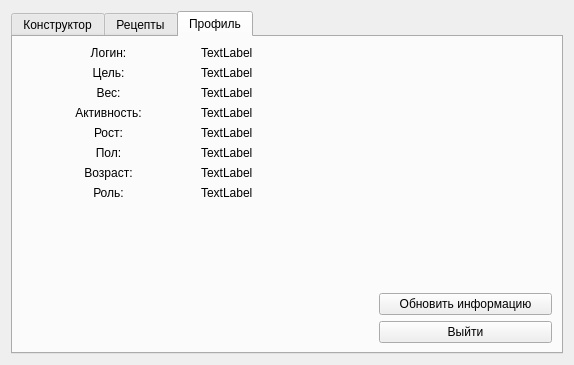
<?xml version="1.0" encoding="UTF-8"?>
<ui version="4.0">
 <class>Constructor</class>
 <widget class="QWidget" name="Constructor">
  <property name="geometry">
   <rect>
    <x>0</x>
    <y>0</y>
    <width>422</width>
    <height>365</height>
   </rect>
  </property>
  <property name="windowTitle">
   <string>Form</string>
  </property>
  <layout class="QVBoxLayout" name="verticalLayout_9">
   <item>
    <widget class="QTabWidget" name="tabWidget">
     <property name="currentIndex">
      <number>2</number>
     </property>
     <widget class="QWidget" name="tab">
      <attribute name="title">
       <string>Конструктор</string>
      </attribute>
      <layout class="QHBoxLayout" name="horizontalLayout_5">
       <item>
        <layout class="QHBoxLayout" name="horizontalLayout_4">
         <item>
          <layout class="QVBoxLayout" name="verticalLayout_7">
           <item>
            <widget class="QTableView" name="tableView"/>
           </item>
           <item>
            <spacer name="verticalSpacer_3">
             <property name="orientation">
              <enum>Qt::Vertical</enum>
             </property>
             <property name="sizeHint" stdset="0">
              <size>
               <width>20</width>
               <height>40</height>
              </size>
             </property>
            </spacer>
           </item>
           <item>
            <layout class="QHBoxLayout" name="horizontalLayout_3">
             <item>
              <widget class="QPushButton" name="pushButton_3">
               <property name="text">
                <string>Сгенерировать рацион</string>
               </property>
              </widget>
             </item>
             <item>
              <widget class="QPushButton" name="pushButton_4">
               <property name="text">
                <string>Сохранить в Избранное</string>
               </property>
              </widget>
             </item>
            </layout>
           </item>
          </layout>
         </item>
         <item>
          <widget class="QScrollArea" name="scrollArea">
           <property name="sizePolicy">
            <sizepolicy hsizetype="Minimum" vsizetype="Expanding">
             <horstretch>0</horstretch>
             <verstretch>0</verstretch>
            </sizepolicy>
           </property>
           <property name="minimumSize">
            <size>
             <width>240</width>
             <height>0</height>
            </size>
           </property>
           <property name="widgetResizable">
            <bool>true</bool>
           </property>
           <widget class="QWidget" name="scrollAreaWidgetContents">
            <property name="geometry">
             <rect>
              <x>0</x>
              <y>0</y>
              <width>228</width>
              <height>397</height>
             </rect>
            </property>
            <layout class="QVBoxLayout" name="verticalLayout_10">
             <item>
              <layout class="QVBoxLayout" name="verticalLayout_8">
               <item>
                <widget class="QLabel" name="label_17">
                 <property name="sizePolicy">
                  <sizepolicy hsizetype="Minimum" vsizetype="Preferred">
                   <horstretch>0</horstretch>
                   <verstretch>0</verstretch>
                  </sizepolicy>
                 </property>
                 <property name="minimumSize">
                  <size>
                   <width>180</width>
                   <height>0</height>
                  </size>
                 </property>
                 <property name="baseSize">
                  <size>
                   <width>140</width>
                   <height>0</height>
                  </size>
                 </property>
                 <property name="font">
                  <font>
                   <pointsize>11</pointsize>
                   <bold>true</bold>
                  </font>
                 </property>
                 <property name="text">
                  <string>Тут будет название рецепта</string>
                 </property>
                </widget>
               </item>
               <item>
                <widget class="QLabel" name="label_18">
                 <property name="font">
                  <font>
                   <italic>true</italic>
                   <underline>true</underline>
                  </font>
                 </property>
                 <property name="text">
                  <string>Ингридиенты</string>
                 </property>
                </widget>
               </item>
               <item>
                <widget class="QListView" name="listView">
                 <property name="sizePolicy">
                  <sizepolicy hsizetype="Minimum" vsizetype="Expanding">
                   <horstretch>0</horstretch>
                   <verstretch>0</verstretch>
                  </sizepolicy>
                 </property>
                 <property name="minimumSize">
                  <size>
                   <width>140</width>
                   <height>0</height>
                  </size>
                 </property>
                </widget>
               </item>
               <item>
                <widget class="QLabel" name="label_19">
                 <property name="text">
                  <string>Картинка</string>
                 </property>
                </widget>
               </item>
               <item>
                <widget class="QLabel" name="label_20">
                 <property name="font">
                  <font>
                   <italic>true</italic>
                   <underline>true</underline>
                  </font>
                 </property>
                 <property name="text">
                  <string>Способ приготовления</string>
                 </property>
                </widget>
               </item>
               <item>
                <widget class="QLabel" name="label_21">
                 <property name="sizePolicy">
                  <sizepolicy hsizetype="Minimum" vsizetype="Preferred">
                   <horstretch>0</horstretch>
                   <verstretch>0</verstretch>
                  </sizepolicy>
                 </property>
                 <property name="minimumSize">
                  <size>
                   <width>140</width>
                   <height>0</height>
                  </size>
                 </property>
                 <property name="text">
                  <string>Много-много текста
 Lorem ipsum dolor sit amet, consectetur adipiscing elit, sed do eiusmod tempor incididunt ut labore et dolore magna aliqua. Ut enim ad minim veniam, quis nostrud exercitation ullamco laboris nisi ut aliquip ex ea commodo consequat. Duis aute irure dolor in reprehenderit in voluptate velit esse cillum dolore eu fugiat nulla pariatur. Excepteur sint occaecat cupidatat non proident, sunt in culpa qui officia deserunt mollit anim id est laborum.</string>
                 </property>
                 <property name="wordWrap">
                  <bool>true</bool>
                 </property>
                </widget>
               </item>
              </layout>
             </item>
            </layout>
           </widget>
          </widget>
         </item>
        </layout>
       </item>
      </layout>
     </widget>
     <widget class="QWidget" name="tab_2">
      <attribute name="title">
       <string>Рецепты</string>
      </attribute>
      <layout class="QHBoxLayout" name="horizontalLayout">
       <item>
        <widget class="QScrollArea" name="scrollArea_3">
         <property name="widgetResizable">
          <bool>true</bool>
         </property>
         <widget class="QWidget" name="scrollAreaWidgetContents_3">
          <property name="geometry">
           <rect>
            <x>0</x>
            <y>0</y>
            <width>193</width>
            <height>315</height>
           </rect>
          </property>
          <layout class="QVBoxLayout" name="verticalLayout_11">
           <item>
            <widget class="QListView" name="listView_2">
             <property name="sizePolicy">
              <sizepolicy hsizetype="Minimum" vsizetype="Expanding">
               <horstretch>0</horstretch>
               <verstretch>0</verstretch>
              </sizepolicy>
             </property>
             <property name="minimumSize">
              <size>
               <width>165</width>
               <height>0</height>
              </size>
             </property>
            </widget>
           </item>
           <item>
            <widget class="QPushButton" name="pushButton_6">
             <property name="text">
              <string>Предложить рецепт</string>
             </property>
            </widget>
           </item>
          </layout>
         </widget>
        </widget>
       </item>
       <item>
        <widget class="QScrollArea" name="scrollArea_2">
         <property name="sizePolicy">
          <sizepolicy hsizetype="Minimum" vsizetype="Expanding">
           <horstretch>0</horstretch>
           <verstretch>0</verstretch>
          </sizepolicy>
         </property>
         <property name="minimumSize">
          <size>
           <width>195</width>
           <height>0</height>
          </size>
         </property>
         <property name="widgetResizable">
          <bool>true</bool>
         </property>
         <widget class="QWidget" name="scrollAreaWidgetContents_2">
          <property name="geometry">
           <rect>
            <x>0</x>
            <y>0</y>
            <width>193</width>
            <height>315</height>
           </rect>
          </property>
          <layout class="QVBoxLayout" name="verticalLayout_13">
           <item>
            <layout class="QVBoxLayout" name="verticalLayout_12">
             <item>
              <layout class="QHBoxLayout" name="horizontalLayout_10">
               <item>
                <widget class="QLabel" name="label_23">
                 <property name="text">
                  <string>Ккал</string>
                 </property>
                </widget>
               </item>
               <item>
                <widget class="QLabel" name="label_28">
                 <property name="text">
                  <string>от</string>
                 </property>
                </widget>
               </item>
               <item>
                <widget class="QSpinBox" name="spinBox"/>
               </item>
               <item>
                <widget class="QLabel" name="label_32">
                 <property name="text">
                  <string>до</string>
                 </property>
                </widget>
               </item>
               <item>
                <widget class="QSpinBox" name="spinBox_2"/>
               </item>
              </layout>
             </item>
             <item>
              <layout class="QHBoxLayout" name="horizontalLayout_9">
               <item>
                <widget class="QLabel" name="label_24">
                 <property name="text">
                  <string>Белков</string>
                 </property>
                </widget>
               </item>
               <item>
                <widget class="QLabel" name="label_29">
                 <property name="text">
                  <string>от</string>
                 </property>
                </widget>
               </item>
               <item>
                <widget class="QSpinBox" name="spinBox_3"/>
               </item>
               <item>
                <widget class="QLabel" name="label_33">
                 <property name="text">
                  <string>до</string>
                 </property>
                </widget>
               </item>
               <item>
                <widget class="QSpinBox" name="spinBox_4"/>
               </item>
              </layout>
             </item>
             <item>
              <layout class="QHBoxLayout" name="horizontalLayout_8">
               <item>
                <widget class="QLabel" name="label_25">
                 <property name="text">
                  <string>Жиров</string>
                 </property>
                </widget>
               </item>
               <item>
                <widget class="QLabel" name="label_30">
                 <property name="text">
                  <string>от</string>
                 </property>
                </widget>
               </item>
               <item>
                <widget class="QSpinBox" name="spinBox_5"/>
               </item>
               <item>
                <widget class="QLabel" name="label_34">
                 <property name="text">
                  <string>до</string>
                 </property>
                </widget>
               </item>
               <item>
                <widget class="QSpinBox" name="spinBox_7"/>
               </item>
              </layout>
             </item>
             <item>
              <layout class="QHBoxLayout" name="horizontalLayout_7">
               <item>
                <widget class="QLabel" name="label_26">
                 <property name="text">
                  <string>Углеводов</string>
                 </property>
                </widget>
               </item>
               <item>
                <widget class="QLabel" name="label_31">
                 <property name="text">
                  <string>от</string>
                 </property>
                </widget>
               </item>
               <item>
                <widget class="QSpinBox" name="spinBox_6"/>
               </item>
               <item>
                <widget class="QLabel" name="label_36">
                 <property name="text">
                  <string>до</string>
                 </property>
                </widget>
               </item>
               <item>
                <widget class="QSpinBox" name="spinBox_8"/>
               </item>
              </layout>
             </item>
             <item>
              <layout class="QHBoxLayout" name="horizontalLayout_6">
               <item>
                <widget class="QLabel" name="label_27">
                 <property name="text">
                  <string>Частота</string>
                 </property>
                </widget>
               </item>
               <item>
                <widget class="QComboBox" name="comboBox">
                 <item>
                  <property name="text">
                   <string>От популярного к редкому</string>
                  </property>
                 </item>
                 <item>
                  <property name="text">
                   <string>От редкого к популярному</string>
                  </property>
                 </item>
                </widget>
               </item>
              </layout>
             </item>
             <item>
              <widget class="QPushButton" name="pushButton_5">
               <property name="text">
                <string>Применить фильтр</string>
               </property>
              </widget>
             </item>
            </layout>
           </item>
          </layout>
         </widget>
        </widget>
       </item>
      </layout>
     </widget>
     <widget class="QWidget" name="tab_5">
      <attribute name="title">
       <string>Профиль</string>
      </attribute>
      <layout class="QHBoxLayout" name="horizontalLayout_2">
       <item>
        <layout class="QVBoxLayout" name="verticalLayout_6">
         <item>
          <layout class="QVBoxLayout" name="verticalLayout">
           <item>
            <widget class="QLabel" name="label">
             <property name="text">
              <string>Логин:</string>
             </property>
             <property name="alignment">
              <set>Qt::AlignCenter</set>
             </property>
            </widget>
           </item>
           <item>
            <widget class="QLabel" name="label_6">
             <property name="text">
              <string>Цель:</string>
             </property>
             <property name="alignment">
              <set>Qt::AlignCenter</set>
             </property>
            </widget>
           </item>
           <item>
            <widget class="QLabel" name="label_2">
             <property name="text">
              <string>Вес:</string>
             </property>
             <property name="alignment">
              <set>Qt::AlignCenter</set>
             </property>
            </widget>
           </item>
           <item>
            <widget class="QLabel" name="label_7">
             <property name="text">
              <string>Активность:</string>
             </property>
             <property name="alignment">
              <set>Qt::AlignCenter</set>
             </property>
            </widget>
           </item>
           <item>
            <widget class="QLabel" name="label_3">
             <property name="text">
              <string>Рост:</string>
             </property>
             <property name="alignment">
              <set>Qt::AlignCenter</set>
             </property>
            </widget>
           </item>
           <item>
            <widget class="QLabel" name="label_5">
             <property name="text">
              <string>Пол:</string>
             </property>
             <property name="alignment">
              <set>Qt::AlignCenter</set>
             </property>
            </widget>
           </item>
           <item>
            <widget class="QLabel" name="label_4">
             <property name="text">
              <string>Возраст:</string>
             </property>
             <property name="alignment">
              <set>Qt::AlignCenter</set>
             </property>
            </widget>
           </item>
           <item>
            <widget class="QLabel" name="label_8">
             <property name="text">
              <string>Роль:</string>
             </property>
             <property name="alignment">
              <set>Qt::AlignCenter</set>
             </property>
            </widget>
           </item>
          </layout>
         </item>
         <item>
          <spacer name="verticalSpacer">
           <property name="orientation">
            <enum>Qt::Vertical</enum>
           </property>
           <property name="sizeHint" stdset="0">
            <size>
             <width>20</width>
             <height>40</height>
            </size>
           </property>
          </spacer>
         </item>
        </layout>
       </item>
       <item>
        <layout class="QVBoxLayout" name="verticalLayout_5">
         <item>
          <layout class="QVBoxLayout" name="verticalLayout_2">
           <item>
            <widget class="QLabel" name="label_12">
             <property name="text">
              <string>TextLabel</string>
             </property>
            </widget>
           </item>
           <item>
            <widget class="QLabel" name="label_14">
             <property name="text">
              <string>TextLabel</string>
             </property>
            </widget>
           </item>
           <item>
            <widget class="QLabel" name="label_13">
             <property name="text">
              <string>TextLabel</string>
             </property>
            </widget>
           </item>
           <item>
            <widget class="QLabel" name="label_9">
             <property name="text">
              <string>TextLabel</string>
             </property>
            </widget>
           </item>
           <item>
            <widget class="QLabel" name="label_10">
             <property name="text">
              <string>TextLabel</string>
             </property>
            </widget>
           </item>
           <item>
            <widget class="QLabel" name="label_15">
             <property name="text">
              <string>TextLabel</string>
             </property>
            </widget>
           </item>
           <item>
            <widget class="QLabel" name="label_11">
             <property name="text">
              <string>TextLabel</string>
             </property>
            </widget>
           </item>
           <item>
            <widget class="QLabel" name="label_16">
             <property name="text">
              <string>TextLabel</string>
             </property>
            </widget>
           </item>
          </layout>
         </item>
         <item>
          <spacer name="verticalSpacer_2">
           <property name="orientation">
            <enum>Qt::Vertical</enum>
           </property>
           <property name="sizeHint" stdset="0">
            <size>
             <width>20</width>
             <height>40</height>
            </size>
           </property>
          </spacer>
         </item>
        </layout>
       </item>
       <item>
        <layout class="QVBoxLayout" name="verticalLayout_4">
         <item>
          <spacer name="verticalSpacer_4">
           <property name="orientation">
            <enum>Qt::Vertical</enum>
           </property>
           <property name="sizeHint" stdset="0">
            <size>
             <width>20</width>
             <height>40</height>
            </size>
           </property>
          </spacer>
         </item>
         <item>
          <layout class="QVBoxLayout" name="verticalLayout_3">
           <item>
            <widget class="QPushButton" name="Update_info">
             <property name="text">
              <string>Обновить информацию</string>
             </property>
            </widget>
           </item>
           <item>
            <widget class="QPushButton" name="Log_out">
             <property name="text">
              <string>Выйти</string>
             </property>
            </widget>
           </item>
          </layout>
         </item>
        </layout>
       </item>
      </layout>
     </widget>
    </widget>
   </item>
  </layout>
 </widget>
 <resources/>
 <connections/>
</ui>
